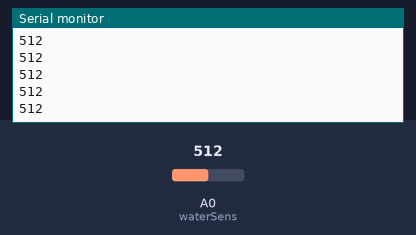
The sketch below on a simulated Arduino Uno, built with avr-gcc and run on an emulated ATmega328P. Shown: the last lines printed to the serial monitor. The inputs (shaded band) are chosen by the test bench; at power-on: A0 (waterSens) = 512.

Above: at 1.2 s.
1.3 s: A0 (waterSens) set to 716
At 1.46 s:
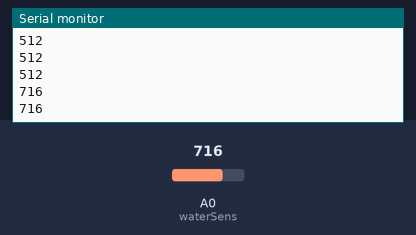
2.8 s: A0 (waterSens) set to 900
At 2.8 s:
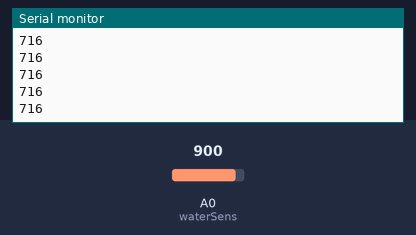
Timing chart, 0 to 5.8 s (numbered marks = the images above; inputs shaded):
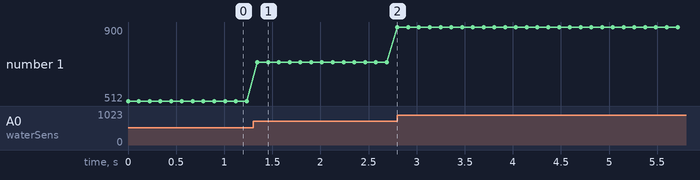

The sketch:

arduino_water_sensor.ino
```cpp
#include <SoftwareSerial.h>

SoftwareSerial BTserial(10, 11); // RX | TX
const int waterSens = A0; //define water sensor
//const int led = 9;//define led to pin 9
int waterVal; //define the water sensor value
void setup() {
  // put your setup code here, to run once:

//pinMode(led, OUTPUT); //set led as an output
pinMode(waterSens, INPUT);//set water sensor as an input
BTserial.begin(9600);
Serial.begin(9600);  //start the serial port at 9600 bauds

}

void loop() {
  // put your main code here, to run repeatedly:
waterVal = analogRead(waterSens); //read the water sensor
Serial.println(waterVal); //print the value of the water sensor to the serial monitor
BTserial.print(waterVal);
BTserial.print(";");
if(waterVal>240){
BTserial.print("danger");
BTserial.print(";");
}

delay(100);
}
```

Measured:
- after the input at 1.3 s, the serial monitor: prints a new line at once (image 1)
- plotted number 1: 512 → 716 after the input at 1.3 s, 716 → 900 after the input at 2.8 s
